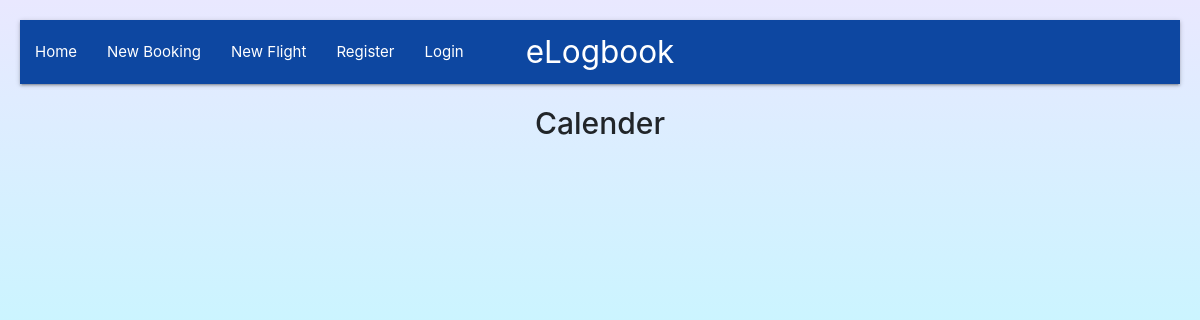
The app's page /calender, older data.
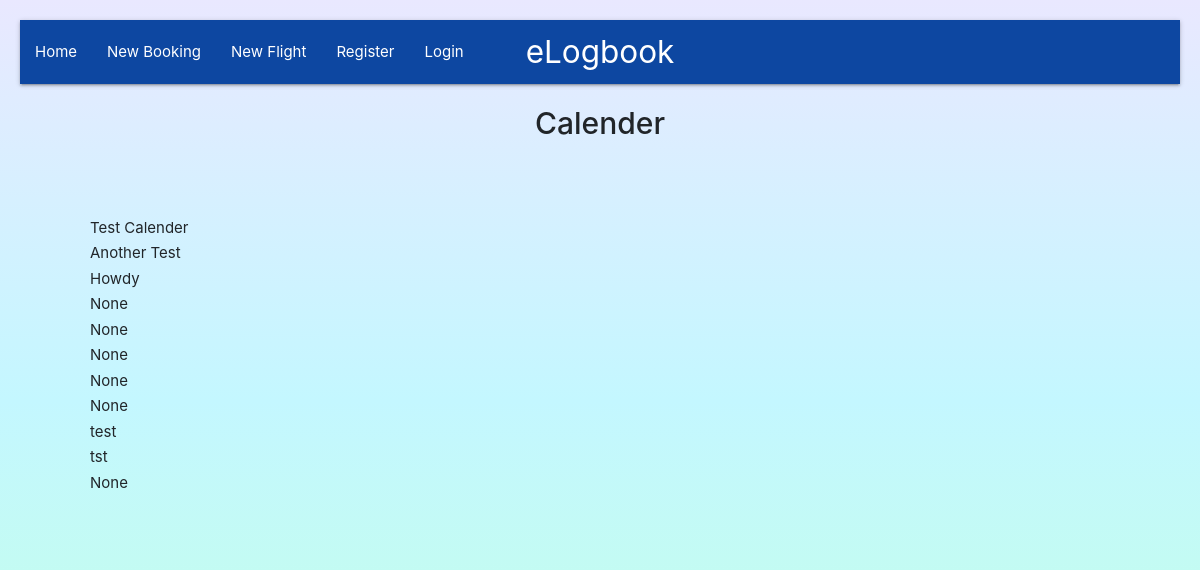
The same page, newer data.
### calender/models.py (models this page shows, shortened)
class Events(models.Model):
    id = models.AutoField(primary_key=True)
    name = models.CharField(max_length=255, null=True, blank=True)
    start = models.DateTimeField(null=True, blank=True)
    end = models.DateTimeField(null=True, blank=True)

### logbook/views.py (the view)
# urls.py: path('calender', views.calender, name='calender'),
def calender(request):
    form = NewEvent()
    all_events = Events.objects.all()
    context = {
        'form': form,
        'events': all_events,
    }
    return render(request, "logbook/calender.html", context)

### logbook/templates/logbook/calender.html (shortened to what this page needs)
{% extends "logbook/base.html" %}
{% block content %}
<div class="container">
    <div class="row">
        <div class="col-12 center-align"><h2>Calender</h2></div>
    </div>
</div>
<div class="container">
    <div id="external-events" class="row">
        <div class="col-8 overflow-scroll event-height m-5">
            {% for event in events %}
            <div class='fc-event fc-h-event fc-daygrid-event fc-daygrid-block-event'>
                <div class='fc-event-main' data-event='{ "title": "{{ event.name }}", "duration": "{{ event.duration }}" }'>{{ event.name }}</div>
            </div>
            {% endfor %}
        </div>
    </div>
</div>
{% endblock %}

Row changes from the older to the newer data that the page shows:
added Events: name "Test Calender"
added Events: name "Another Test"
added Events: name "Howdy"
added Events: name "None"
added Events: name "None"
added Events: name "None"
added Events: name "None"
added Events: name "None"
added Events: name "test"
added Events: name "tst"
added Events: name "None"
